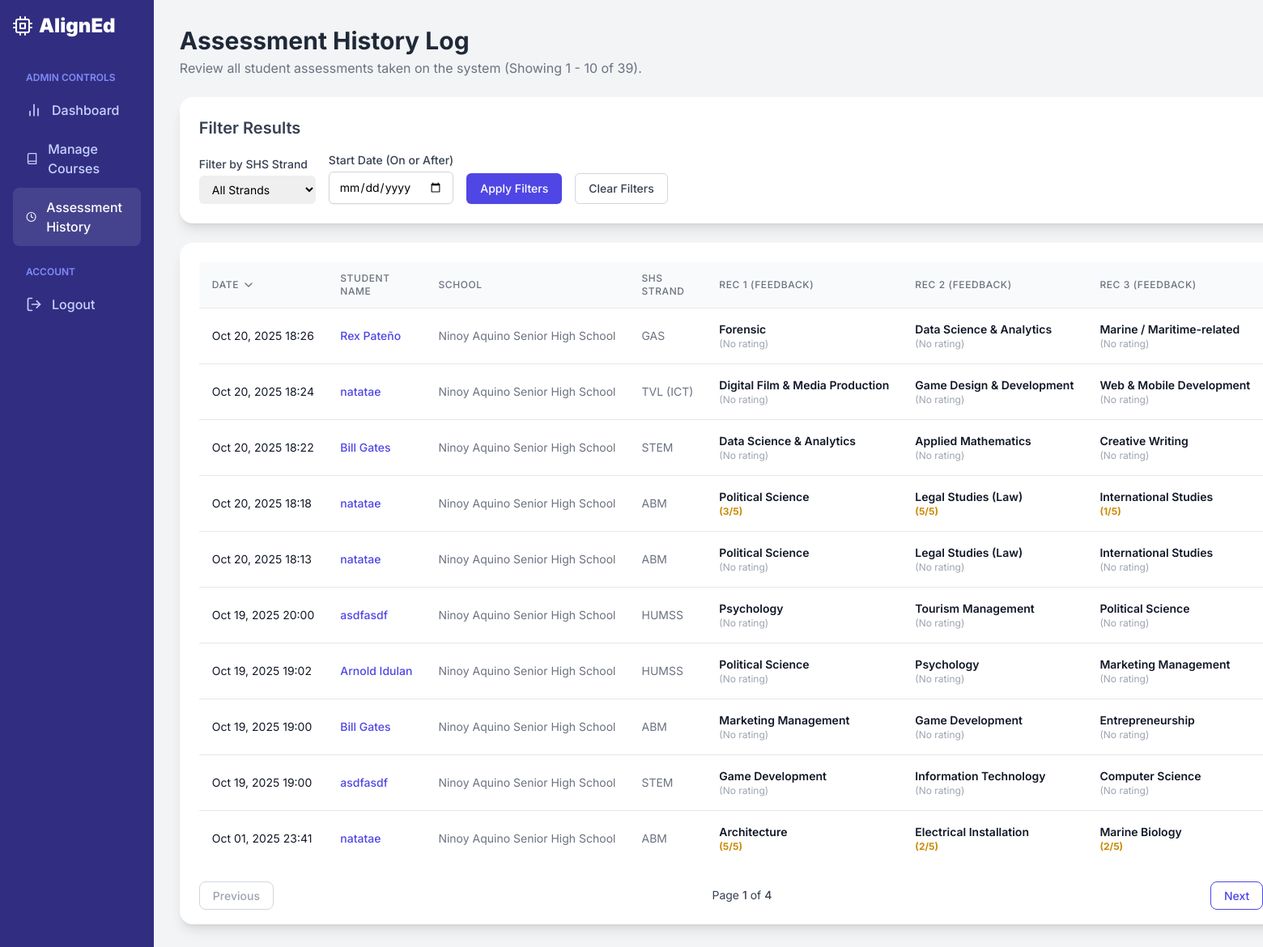
Page /admin-dashboard/history/ (signed in) on the earlier database version.
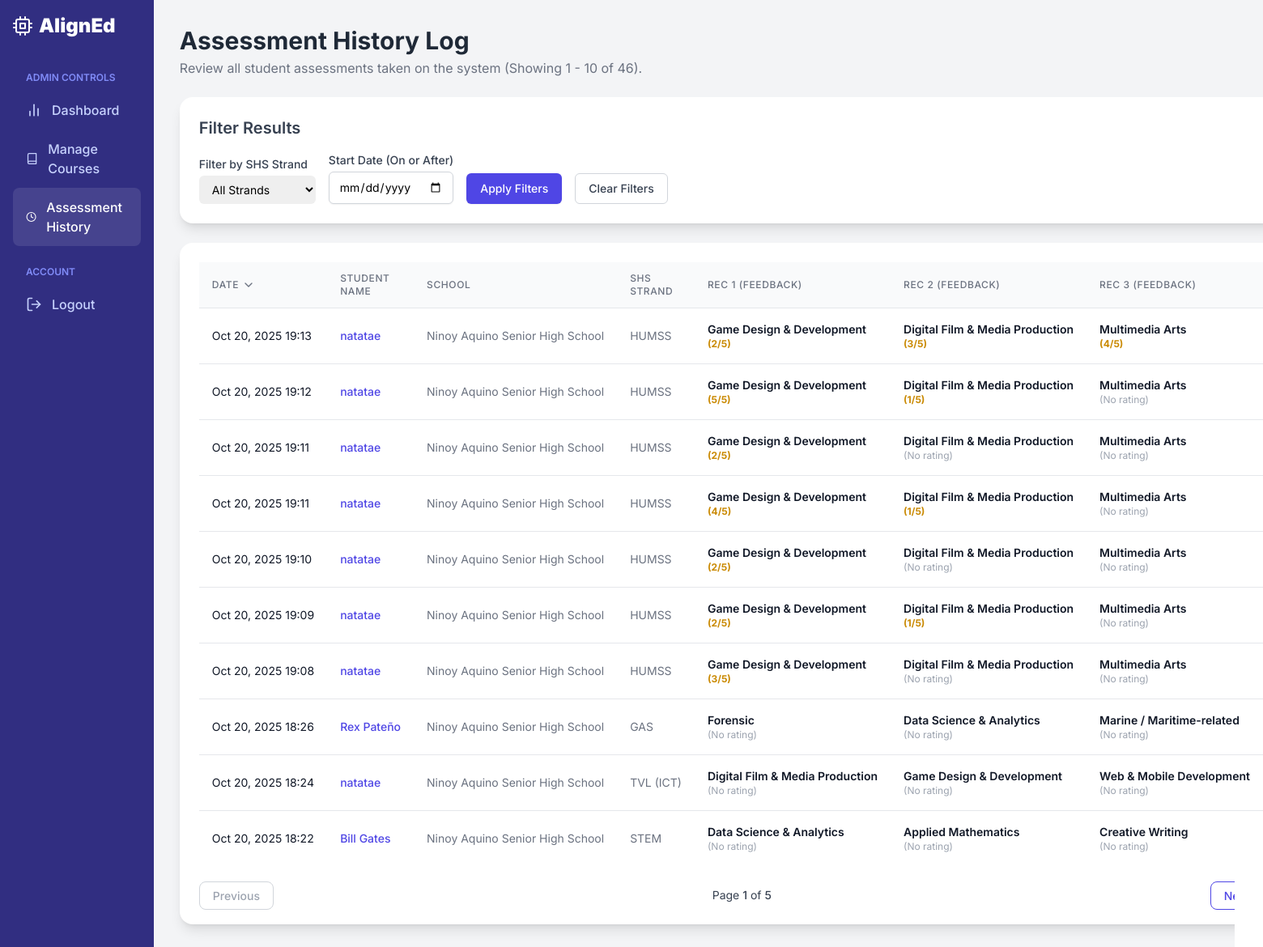
Same page on the later database version.
### recommender/models.py (models this page shows, shortened)
class Assessment(models.Model):
    name = models.CharField(max_length=100, blank=True, null=True, verbose_name="Student Name (Optional)")
    school = models.CharField(max_length=200, verbose_name="School/University")
    shs_strand = models.CharField(max_length=50, verbose_name="SHS Strand")
    tvl_strand = models.CharField(max_length=50, blank=True, null=True, verbose_name="TVL Strand")
    base_persona_key = models.CharField(
        max_length=100,
        default='Computer Science',
        help_text="pls."
    )
    custom_trait_scores = models.TextField(
        blank=True,
        help_text="change value."
    )
    interest_science = models.IntegerField(default=0)
    interest_arts = models.IntegerField(default=0)
    interest_teaching = models.IntegerField(default=0)
    interest_business = models.IntegerField(default=0)
    interest_tech = models.IntegerField(default=0)
    interest_design = models.IntegerField(default=0)
    interest_sports = models.IntegerField(default=0)
    interest_building = models.IntegerField(default=0)
    interest_nature = models.IntegerField(default=0)
    interest_leading = models.IntegerField(default=0)
    interest_helping = models.IntegerField(default=0)
    interest_detail = models.IntegerField(default=0)
    interest_policy = models.IntegerField(default=0)
    interest_research = models.IntegerField(default=0)
    ability_logic = models.IntegerField(default=0)
    ability_creativity = models.IntegerField(default=0)
    ability_comm = models.IntegerField(default=0)
    ability_practical = models.IntegerField(default=0)
    ability_teamwork = models.IntegerField(default=0)
    ability_spatial = models.IntegerField(default=0)
    recommended_course_1 = models.CharField(max_length=200, blank=True)
    recommended_course_2 = models.CharField(max_length=200, blank=True)
    recommended_course_3 = models.CharField(max_length=200, blank=True)
    feedback_rating_1 = models.IntegerField(null=True, blank=True)
    feedback_rating_2 = models.IntegerField(null=True, blank=True)
    feedback_rating_3 = models.IntegerField(null=True, blank=True)
    feedback_submitted = models.BooleanField(default=False)
    timestamp = models.DateTimeField(auto_now_add=True)

### recommender/views.py (the view)
# urls.py: path('admin-dashboard/history/', views.assessment_history_view, name='assessment_history'),
@user_passes_test(is_superuser)
def assessment_history_view(request):
    assessments_list = Assessment.objects.all()
    sort_by = request.GET.get('sort', '-timestamp')
    page_number = request.GET.get('page', 1)
    valid_sorts = ['-timestamp', 'timestamp', 'shs_strand', '-shs_strand']
    if sort_by not in valid_sorts:
        sort_by = '-timestamp'
    selected_strand = request.GET.get('strand')
    if selected_strand and selected_strand != 'all':
        assessments_list = assessments_list.filter(shs_strand=selected_strand)
    date_filter = request.GET.get('date_filter')
    if date_filter:
        try:
            filter_date = datetime.strptime(date_filter, '%Y-%m-%d').date()
            assessments_list = assessments_list.filter(timestamp__gte=filter_date)
        except ValueError:
            pass
    assessments_list = assessments_list.order_by(sort_by)
    paginator = Paginator(assessments_list, 10)
    try:
        assessments = paginator.page(page_number)
    except PageNotAnInteger:
        assessments = paginator.page(1)
    except EmptyPage:
        assessments = paginator.page(paginator.num_pages)
    all_strands = Assessment.objects.values_list('shs_strand', flat=True).distinct()
    context = {
        'active_page': 'assessment_history',
        'assessments': assessments,
        'current_sort': sort_by,
        'all_strands': sorted(list(all_strands)),
        'selected_strand': selected_strand,
        'date_filter_value': date_filter,
    }
    return render(request, 'recommender/admin_assessment_history.html', context)

### recommender/views.py (called while the page is built)
def is_superuser(user):
    return user.is_authenticated and user.is_superuser

### recommender/templates/recommender/admin_assessment_history.html (shortened to what the changed rows need)
{% extends 'recommender/base.html' %}
{% block content %}
<header class="mb-6">
    <h1 class="text-3xl font-bold text-gray-800">Assessment History Log</h1>
    <p class="text-gray-500 mt-1">Review all student assessments taken on the system (Showing {{ assessments.start_index }} - {{ assessments.end_index }} of {{ assessments.paginator.count }}).</p>
</header>
<div class="bg-white rounded-2xl shadow-lg p-6 mb-6">
    <h2 class="text-xl font-semibold text-gray-700 mb-4">Filter Results</h2>
</div>
<div class="bg-white rounded-2xl shadow-lg p-6">
    {% if assessments.paginator.count > 0 %}
    <div class="overflow-x-auto">
        <table class="min-w-full divide-y divide-gray-200">
            <thead class="bg-gray-50">
                <tr>
                    <th class="px-4 py-3 text-left text-xs font-medium text-gray-500 uppercase tracking-wider">
                        {% with date_sort_param=current_sort %}
                            {% if date_sort_param == '-timestamp' %}
                                <a href="?sort=timestamp&strand={{ selected_strand|default:'all' }}&date_filter={{ date_filter_value|default:'' }}" class="flex items-center hover:text-gray-900">Date <i data-feather="chevron-down" class="w-4 h-4 ml-1"></i></a>
                            {% elif date_sort_param == 'timestamp' %}
                                <a href="?sort=-timestamp&strand={{ selected_strand|default:'all' }}&date_filter={{ date_filter_value|default:'' }}" class="flex items-center hover:text-gray-900">Date <i data-feather="chevron-up" class="w-4 h-4 ml-1"></i></a>
                            {% else %}
                                <a href="?sort=-timestamp&strand={{ selected_strand|default:'all' }}&date_filter={{ date_filter_value|default:'' }}" class="flex items-center hover:text-gray-900">Date</a>
                            {% endif %}
                        {% endwith %}
                    </th>
                    <th class="px-4 py-3 text-left text-xs font-medium text-gray-500 uppercase tracking-wider">Student Name</th>
                    <th class="px-4 py-3 text-left text-xs font-medium text-gray-500 uppercase tracking-wider">School</th>
                    <th class="px-4 py-3 text-left text-xs font-medium text-gray-500 uppercase tracking-wider">
                        {% with strand_sort_param=current_sort %}
                            {% if strand_sort_param == 'shs_strand' %}
                                <a href="?sort=-shs_strand&strand={{ selected_strand|default:'all' }}&date_filter={{ date_filter_value|default:'' }}" class="flex items-center hover:text-gray-900">SHS Strand <i data-feather="chevron-up" class="w-4 h-4 ml-1"></i></a>
                            {% elif strand_sort_param == '-shs_strand' %}
                                <a href="?sort=shs_strand&strand={{ selected_strand|default:'all' }}&date_filter={{ date_filter_value|default:'' }}" class="flex items-center hover:text-gray-900">SHS Strand <i data-feather="chevron-down" class="w-4 h-4 ml-1"></i></a>
                            {% else %}
                                <a href="?sort=shs_strand&strand={{ selected_strand|default:'all' }}&date_filter={{ date_filter_value|default:'' }}" class="flex items-center hover:text-gray-900">SHS Strand</a>
                            {% endif %}
                        {% endwith %}
                    </th>
                    <th class="px-4 py-3 text-left text-xs font-medium text-gray-500 uppercase tracking-wider">Rec 1 (Feedback)</th>
                    <th class="px-4 py-3 text-left text-xs font-medium text-gray-500 uppercase tracking-wider">Rec 2 (Feedback)</th>
                    <th class="px-4 py-3 text-left text-xs font-medium text-gray-500 uppercase tracking-wider">Rec 3 (Feedback)</th>
                </tr>
            </thead>
            <tbody class="bg-white divide-y divide-gray-200">
                {% for assessment in assessments %}
                <tr class="hover:bg-gray-50">
                    <td class="px-4 py-4 whitespace-nowrap text-sm text-gray-900">
                        {{ assessment.timestamp|date:"M d, Y H:i" }}
                    </td>
                    <td class="px-4 py-4 whitespace-nowrap text-sm font-medium text-indigo-600">
                        {{ assessment.name|default:"Anonymous" }}
                    </td>
                    <td class="px-4 py-4 whitespace-nowrap text-sm text-gray-500">
                        {{ assessment.school }}
                    </td>
                    <td class="px-4 py-4 whitespace-nowrap text-sm text-gray-500">
                        {{ assessment.shs_strand }}{% if assessment.tvl_strand and assessment.shs_strand == 'TVL' %} ({{ assessment.tvl_strand }}){% endif %}
                    </td>
                    <td class="px-4 py-4 whitespace-nowrap text-sm text-gray-900">
                        <span class="font-semibold">{{ assessment.recommended_course_1|default:"N/A" }}</span>
                        {% if assessment.feedback_rating_1 %}
                            <span class="text-xs font-bold text-yellow-600 block">({{ assessment.feedback_rating_1 }}/5)</span>
                        {% else %}
                            <span class="text-xs text-gray-400 block">(No rating)</span>
                        {% endif %}
                    </td>
                    <td class="px-4 py-4 whitespace-nowrap text-sm text-gray-900">
                        <span class="font-semibold">{{ assessment.recommended_course_2|default:"N/A" }}</span>
                        {% if assessment.feedback_rating_2 %}
                            <span class="text-xs font-bold text-yellow-600 block">({{ assessment.feedback_rating_2 }}/5)</span>
                        {% else %}
                            <span class="text-xs text-gray-400 block">(No rating)</span>
                        {% endif %}
                    </td>
                    <td class="px-4 py-4 whitespace-nowrap text-sm text-gray-900">
                        <span class="font-semibold">{{ assessment.recommended_course_3|default:"N/A" }}</span>
                        {% if assessment.feedback_rating_3 %}
                            <span class="text-xs font-bold text-yellow-600 block">({{ assessment.feedback_rating_3 }}/5)</span>
                        {% else %}
                            <span class="text-xs text-gray-400 block">(No rating)</span>
                        {% endif %}
                    </td>
                </tr>
                {% endfor %}
            </tbody>
        </table>
    </div>
    {% if assessments.has_other_pages %}
    <div class="mt-6 flex justify-between items-center">
        <div>
            {% if assessments.has_previous %}
                <a href="?page={{ assessments.previous_page_number }}&sort={{ current_sort }}&strand={{ selected_strand|default:'all' }}&date_filter={{ date_filter_value|default:'' }}" class="px-4 py-2 text-sm font-medium rounded-lg text-indigo-600 border border-indigo-600 hover:bg-indigo-50 transition-colors">
                    Previous
                </a>
            {% else %}
                <span class="px-4 py-2 text-sm font-medium rounded-lg text-gray-400 border border-gray-300">Previous</span>
            {% endif %}
        </div>
        <span class="text-sm text-gray-700">
            Page <span class="font-medium">{{ assessments.number }}</span> of <span class="font-medium">{{ assessments.paginator.num_pages }}</span>
        </span>
        <div>
            {% if assessments.has_next %}
                <a href="?page={{ assessments.next_page_number }}&sort={{ current_sort }}&strand={{ selected_strand|default:'all' }}&date_filter={{ date_filter_value|default:'' }}" class="px-4 py-2 text-sm font-medium rounded-lg text-indigo-600 border border-indigo-600 hover:bg-indigo-50 transition-colors">
                    Next
                </a>
            {% else %}
                <span class="px-4 py-2 text-sm font-medium rounded-lg text-gray-400 border border-gray-300">Next</span>
            {% endif %}
        </div>
    </div>
    {% endif %}
    {% else %}
    <div class="text-center py-10 text-gray-500">
        <i data-feather="clock" class="w-10 h-10 mx-auto mb-3"></i>
        <p>No assessment records have been found yet.</p>
    </div>
    {% endif %}
</div>
{% endblock %}

Differences in the rows shown:
no longer on this page (row unchanged): Assessment: timestamp "Oct 20, 2025 18:18", name "natatae", school "Ninoy Aquino Senior High School", shs_strand "ABM", recommended_course_1 "Political Science", feedback_rating_1 "3", recommended_course_2 "Legal Studies (Law)", feedback_rating_2 "5", recommended_course_3 "International Studies", feedback_rating_3 "1"
no longer on this page (row unchanged): Assessment: timestamp "Oct 20, 2025 18:13", name "natatae", school "Ninoy Aquino Senior High School", shs_strand "ABM", recommended_course_1 "Political Science", shows "(No rating)", recommended_course_2 "Legal Studies (Law)", recommended_course_3 "International Studies"
no longer on this page (row unchanged): Assessment: timestamp "Oct 19, 2025 20:00", name "asdfasdf", school "Ninoy Aquino Senior High School", shs_strand "HUMSS", recommended_course_1 "Psychology", shows "(No rating)", recommended_course_2 "Tourism Management", recommended_course_3 "Political Science"
no longer on this page (row unchanged): Assessment: timestamp "Oct 19, 2025 19:02", name "Arnold Idulan", school "Ninoy Aquino Senior High School", shs_strand "HUMSS", recommended_course_1 "Political Science", shows "(No rating)", recommended_course_2 "Psychology", recommended_course_3 "Marketing Management"
no longer on this page (row unchanged): Assessment: timestamp "Oct 19, 2025 19:00", name "Bill Gates", school "Ninoy Aquino Senior High School", shs_strand "ABM", recommended_course_1 "Marketing Management", shows "(No rating)", recommended_course_2 "Game Development", recommended_course_3 "Entrepreneurship"
no longer on this page (row unchanged): Assessment: timestamp "Oct 19, 2025 19:00", name "asdfasdf", school "Ninoy Aquino Senior High School", shs_strand "STEM", recommended_course_1 "Game Development", shows "(No rating)", recommended_course_2 "Information Technology", recommended_course_3 "Computer Science"
no longer on this page (row unchanged): Assessment: timestamp "Oct 01, 2025 23:41", name "natatae", school "Ninoy Aquino Senior High School", shs_strand "ABM", recommended_course_1 "Architecture", feedback_rating_1 "5", recommended_course_2 "Electrical Installation", feedback_rating_2 "2", recommended_course_3 "Marine Biology", feedback_rating_3 "2"
added Assessment: timestamp "Oct 20, 2025 19:13", name "natatae", school "Ninoy Aquino Senior High School", shs_strand "HUMSS", recommended_course_1 "Game Design & Development", feedback_rating_1 "2", recommended_course_2 "Digital Film & Media Production", feedback_rating_2 "3", recommended_course_3 "Multimedia Arts", feedback_rating_3 "4"
added Assessment: timestamp "Oct 20, 2025 19:12", name "natatae", school "Ninoy Aquino Senior High School", shs_strand "HUMSS", recommended_course_1 "Game Design & Development", feedback_rating_1 "5", recommended_course_2 "Digital Film & Media Production", feedback_rating_2 "1", recommended_course_3 "Multimedia Arts", shows "(No rating)"
added Assessment: timestamp "Oct 20, 2025 19:11", name "natatae", school "Ninoy Aquino Senior High School", shs_strand "HUMSS", recommended_course_1 "Game Design & Development", feedback_rating_1 "2", recommended_course_2 "Digital Film & Media Production", shows "(No rating)", recommended_course_3 "Multimedia Arts"
added Assessment: timestamp "Oct 20, 2025 19:11", name "natatae", school "Ninoy Aquino Senior High School", shs_strand "HUMSS", recommended_course_1 "Game Design & Development", feedback_rating_1 "4", recommended_course_2 "Digital Film & Media Production", feedback_rating_2 "1", recommended_course_3 "Multimedia Arts", shows "(No rating)"
added Assessment: timestamp "Oct 20, 2025 19:10", name "natatae", school "Ninoy Aquino Senior High School", shs_strand "HUMSS", recommended_course_1 "Game Design & Development", feedback_rating_1 "2", recommended_course_2 "Digital Film & Media Production", shows "(No rating)", recommended_course_3 "Multimedia Arts"
added Assessment: timestamp "Oct 20, 2025 19:09", name "natatae", school "Ninoy Aquino Senior High School", shs_strand "HUMSS", recommended_course_1 "Game Design & Development", feedback_rating_1 "2", recommended_course_2 "Digital Film & Media Production", feedback_rating_2 "1", recommended_course_3 "Multimedia Arts", shows "(No rating)"
added Assessment: timestamp "Oct 20, 2025 19:08", name "natatae", school "Ninoy Aquino Senior High School", shs_strand "HUMSS", recommended_course_1 "Game Design & Development", feedback_rating_1 "3", recommended_course_2 "Digital Film & Media Production", shows "(No rating)", recommended_course_3 "Multimedia Arts"
Other differences:
{{ assessments.paginator.count }}: "39" → "46"
{{ assessments.paginator.num_pages }}: "4" → "5"
